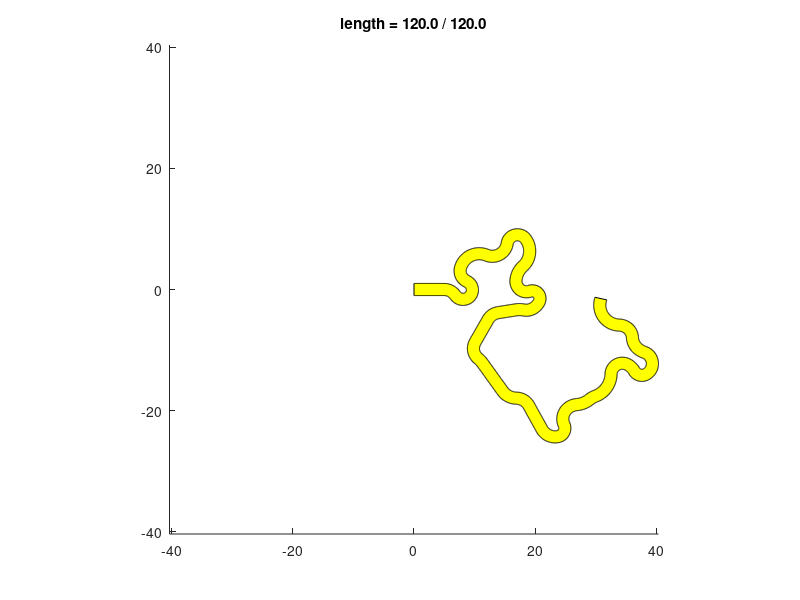

The MATLAB script that drew this image:
function hw9_MakeRoad

% Clean up workspace code made in its entirety by Professor Bretl
clc
clear all
close all

% Define parameters
params.pstraight = 0.15;
params.stot = 120;
params.smax = 5;
params.smin = 1;
params.roadwidth = 2;
params.hmax = 3*pi/4;
params.rmin = 0.6*params.roadwidth;
params.rmax = 2.0*params.roadwidth;
params.maxnumtries = 3;
params.drawres = 5e-2;
params.colres = 1e-1;

% Initialize road
road.s = [0 params.smax];
road.w = [0 0];
road.q = [0 params.smax;0 0;0 0];

% Iterate
while (1)
    [road,res] = ExtendRoad(road,params);
    if (res)
        break;
    end
end
DrawRoad(road,params);
save('testroad.mat','road');
fprintf('road saved to ''testroad.mat''\n');

function [road,res] = ExtendRoad(road,params)
res = 0;

% turning rate
if (rand<params.pstraight)
    w = 0;
else
    r = params.rmin + ((params.rmax-params.rmin)*rand);
    w = sign(rand-0.5)*(1/r);
end

% arc length
ds = params.smin + (params.smax-params.smin)*rand;
if (abs(ds*w)>params.hmax)
    ds = abs(params.hmax/w);
end

% current road segment
road.s(:,end+1) = road.s(:,end)+ds;
road.w(:,end+1) = w;
road.q(:,end+1) = WhereAmI(road.s(:,end),road);

DrawRoad(road,params);

[col,q1,q2] = IsSelfCollision(road,params.colres,params.roadwidth);
% check current road segment for collisions
if col
    road.s = road.s(1:end-1);
    road.w = road.w(1:end-1);
    road.q = road.q(:,1:end-1);
    plot(q1(1),q1(2),'r.',q2(1),q2(2),'b.');
    drawnow;
    return;
else
    % stop if road is long enough
    if (road.s(:,end)>params.stot)
        road.s(:,end)=params.stot;
        road.q(:,end) = WhereAmI(road.s(:,end),road);
        res = 1;
        return;
    end
    
    for i=1:params.maxnumtries
        [road,res] = ExtendRoad(road,params);
        if (res)
            return;
        end
    end
end
road.s = road.s(1:end-1);
road.w = road.w(1:end-1);
road.q = road.q(:,1:end-1);

function h=DrawRoad(road,params)
clf;
axis equal;
hold on;
axis(10*[-1 1 -1 1]);
s = 0;
q = road.q(:,1);
while (s<road.s(end))
    
    s = s+params.drawres;
    qcur = WhereAmI(s,road);
    q(:,end+1) = qcur;
    
end
qL = q(1:2,:)+0.5*params.roadwidth*[-sin(q(3,:)); cos(q(3,:))];
qR = q(1:2,:)-0.5*params.roadwidth*[-sin(q(3,:)); cos(q(3,:))];
qroad = [qR fliplr(qL) qR(:,1)];
h = patch(qroad(1,:),qroad(2,:),'y');
w = max(max(abs(qroad(1,:))),max(abs(qroad(2,:))));
axis(w*[-1 1 -1 1]);
title(sprintf('length = %5.1f / %5.1f',road.s(end),params.stot));
drawnow;


function [col,q1,q2] = IsSelfCollision(road,res,r)
col=0;
q1=[];
q2=[];
ds = road.s(end)-road.s(end-1);
s = linspace(road.s(end-1),road.s(end),1+ceil(ds/res));
scheck = linspace(0,road.s(end-1),1+ceil(road.s(end-1)/res));
if isempty(scheck)
    return
end
qcheck = inf(3,size(scheck,2));
for i=1:length(scheck)
    qcheck(:,i) = WhereAmI(scheck(i),road);
end
for i=1:length(s)
    q2 = qcheck(1:2,:);
    q1 = WhereAmI(s(i),road);
    q1 = q1(1:2);
    
    while (norm(q1-q2(:,end))<r)
        q2 = q2(:,1:end-1);
        if (isempty(q2))
            break;
        end
    end
    if (isempty(q2))
        break;
    end
    
    
    
    d = sqrt(sum((repmat(q1,1,size(q2,2))-q2).^2,1));
    j = find(d<r,1);
    if ~isempty(j)
        col=1;
        q2 = q2(:,j);
        return;
    end
    
end


% Returns the current pose "q" and turning rate "w" on the road, given the
% current arc-length "s" along the road and the current forward speed "v".
function q = WhereAmI(s,road)
if (s>road.s(end))
    
    q = road.q(:,end);
    
else
    
    i = find(s<=road.s,1,'first');
    if (i==1)
        i=2;
    end
    
    q0 = road.q(:,i-1);
    ds = s-road.s(i-1);
    dh = road.w(i)*ds;
    
    dq = [ds*mysinc(dh/2)*cos(q0(3)+(dh/2));
          ds*mysinc(dh/2)*sin(q0(3)+(dh/2));
          dh];
    q = q0+dq;
    
end

% Returns sin(x)/x (MATLAB defines "sinc" slightly differently).
function y=mysinc(x)
y = sinc(x/pi);

